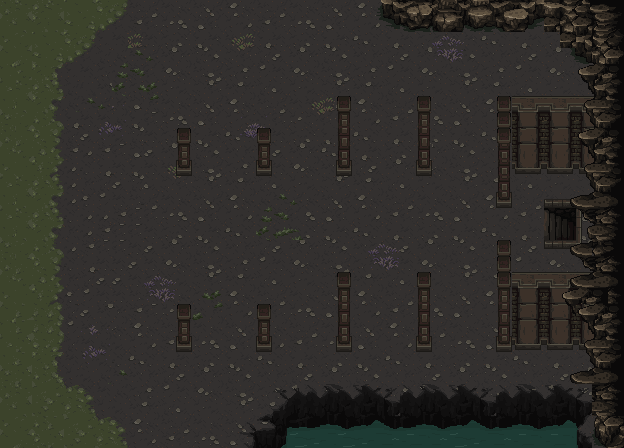

This game map was drawn from its Tiled (.tmx) file and the tilesets committed beside it. A one-line description and the trimmed map source follow:
An orthogonal 39x28 tile map with 16x16 px tiles, 4 tile layers (Fondo, Fondo2, Muros, Muros2), 2 tilesets.

<map version="1.9" tiledversion="1.9.2" orientation="orthogonal" renderorder="right-down" width="39" height="28" tilewidth="16" tileheight="16" infinite="0" nextlayerid="9" nextobjectid="1">
 <editorsettings>
  <export target="Level01.json" format="json" />
 </editorsettings>
 <tileset firstgid="1" name="Catacomb1" tilewidth="16" tileheight="16" tilecount="2560" columns="64">
  <image source="Catacombs/mainlevbuild.png" width="1024" height="640" />
 </tileset>
 <tileset firstgid="2561" name="Cave1" tilewidth="16" tileheight="16" tilecount="9792" columns="102">
  <image source="Cave/MainLev2.0.png" width="1632" height="1536" />
 </tileset>
 <layer id="2" name="Fondo" width="39" height="28">
  <data>[1092 cells, 1092 non-empty, 151 distinct tile ids]</data>
 </layer>
 <layer id="8" name="Fondo2" width="39" height="28">
  <data>[1092 cells, 106 non-empty, 18 distinct tile ids]</data>
 </layer>
 <layer id="7" name="Muros" width="39" height="28">
  <data>[1092 cells, 40 non-empty, 18 distinct tile ids]</data>
 </layer>
 <layer id="6" name="Muros2" width="39" height="28">
  <data>[1092 cells, 212 non-empty, 112 distinct tile ids]</data>
 </layer>
</map>
